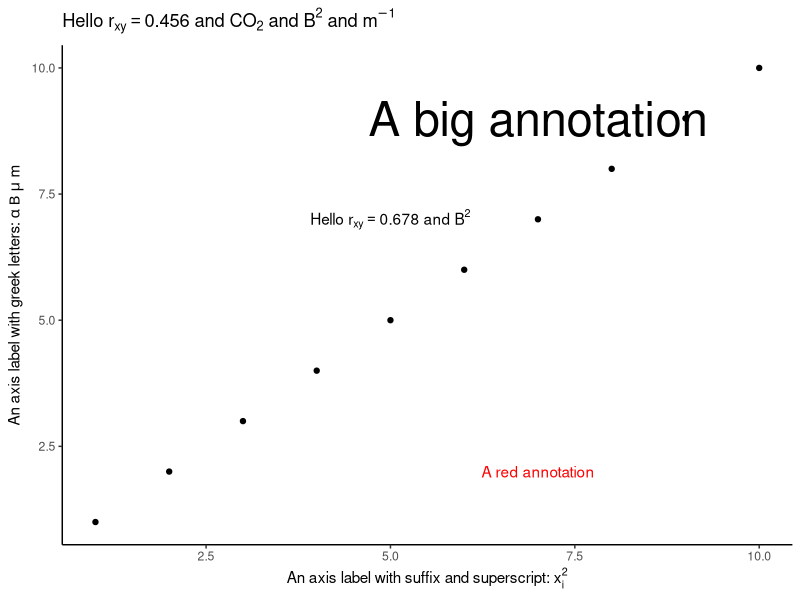

Write the R code that produced this figure.
## ---- chunk 1
library(tidyverse)
## ---- chunk 2
df <- tibble(x=1:10,y=1:10)
cor <- 0.456
df |>
  ggplot(aes(x=x,y=y)) +
  geom_point() +
  labs( x = bquote("An axis label with suffix and superscript:" ~ x[i]^2), 
        y = bquote("An axis label with greek letters:" ~ alpha ~ Beta ~ mu ~ m),
        title = bquote("Hello"~ r[xy] == .(cor) ~ "and" ~ CO[2] ~ "and" ~ B^2 ~ "and" ~ m^{-1})) +
  annotate(geom="text", x = 5, y = 7, label =  deparse(bquote("Hello" ~ r[xy] == 0.678 ~ "and" ~ B^2)), parse = TRUE) +
  annotate(geom="text", x = 7, y = 9, label =  bquote("A big annotation"), size = 12) +
  annotate(geom="text", x = 7, y = 2, label =  bquote("A red annotation"), colour = "red") +
  theme_classic()
